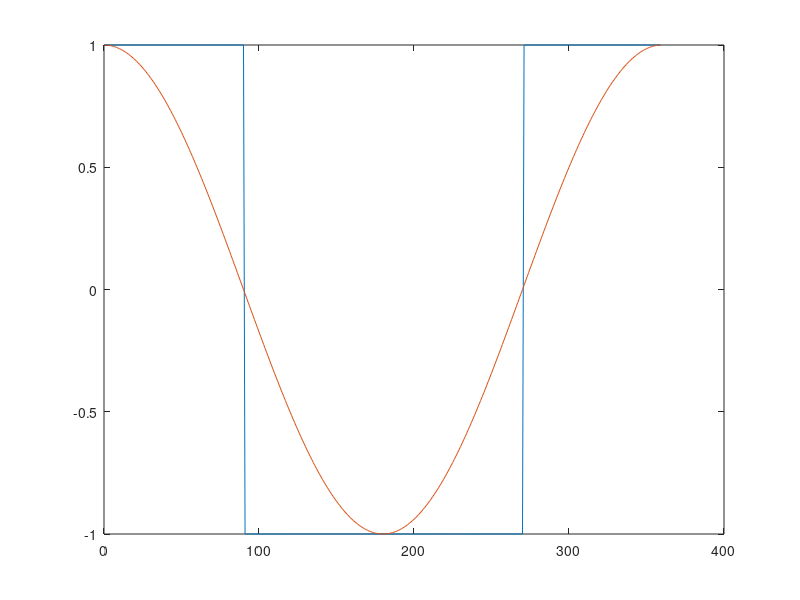
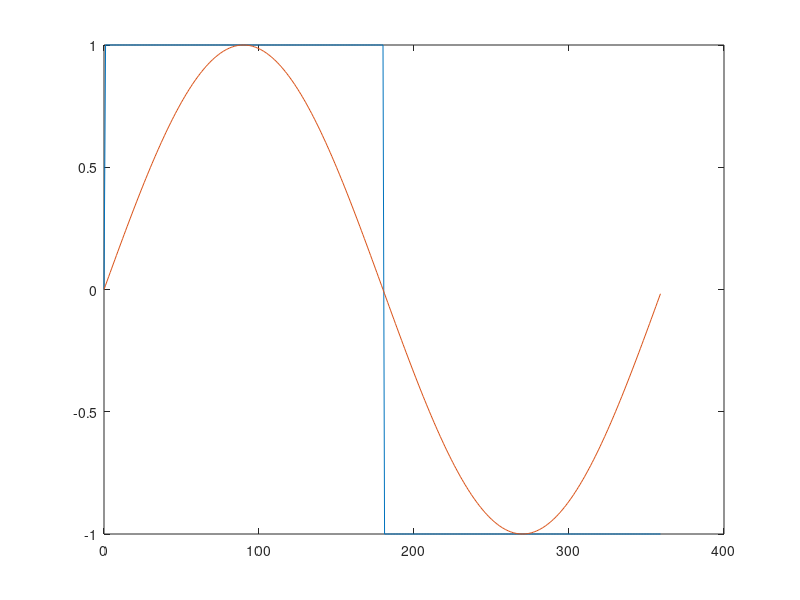
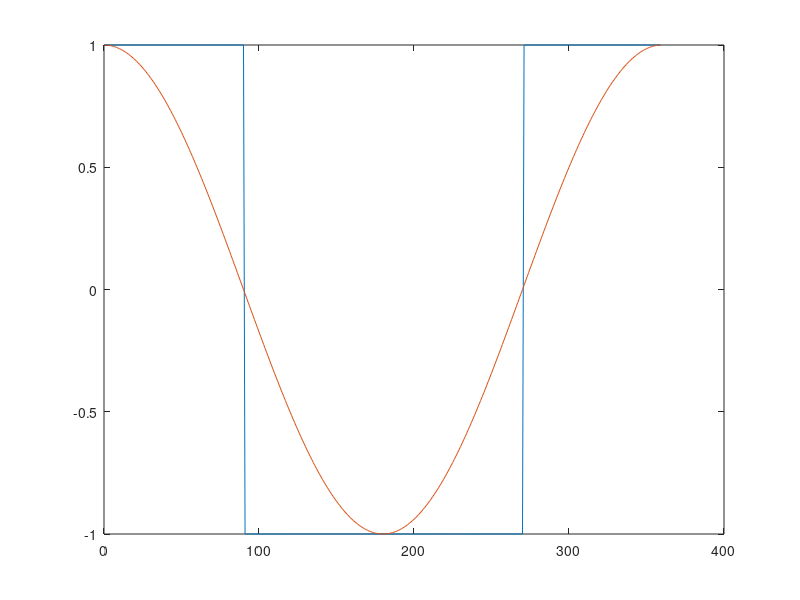
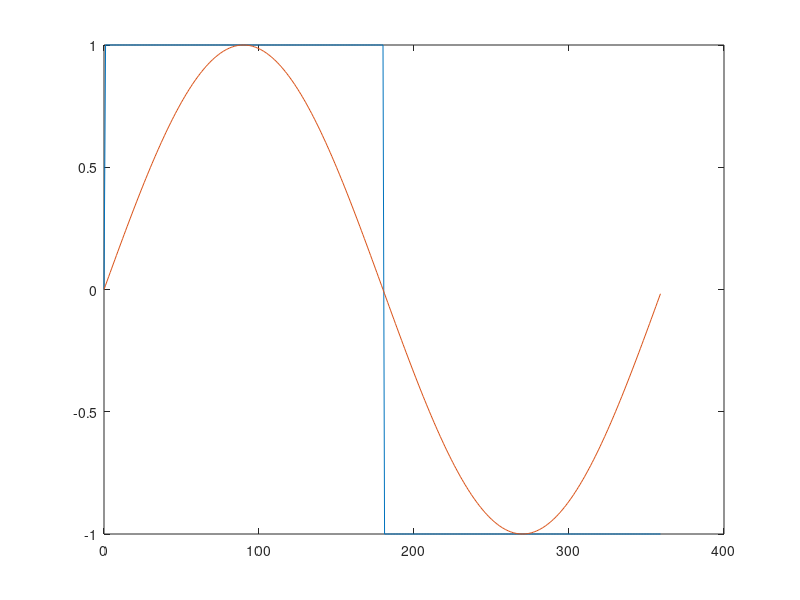

These figures' MATLAB source, in order:
close all
clear all
clc


angle  = 0:1:359;
speed = 1;

%% Motor 1
fig = figure;
set(fig, 'Name', 'Motor 1');
set(fig, 'Position', [24   562   560   420]);
plot(angle, sign(sin(deg2rad(angle + 90))))
hold on
plot(angle, sin(deg2rad(angle + 90))*speed)
hold off


%% Motor 1
fig = figure;
set(fig, 'Name', 'Motor 2');
set(fig, 'Position', [587   561   560   420]);
plot(angle, sign(sin(deg2rad(angle))))
hold on
plot(angle, sin(deg2rad(angle))*speed)
hold off

%% Motor 1
fig = figure;
set(fig, 'Name', 'Motor 3');
set(fig, 'Position', [26    57   560   420]);
plot(angle, sign(sin(deg2rad(angle + 90))))
hold on
plot(angle, sin(deg2rad(angle + 90))*speed)
hold off


%% Motor 1
fig = figure;
set(fig, 'Name', 'Motor 4');
set(fig, 'Position', [589    55   560   420]);
plot(angle, sign(sin(deg2rad(angle))))
hold on
plot(angle, sin(deg2rad(angle))*speed)
hold off

